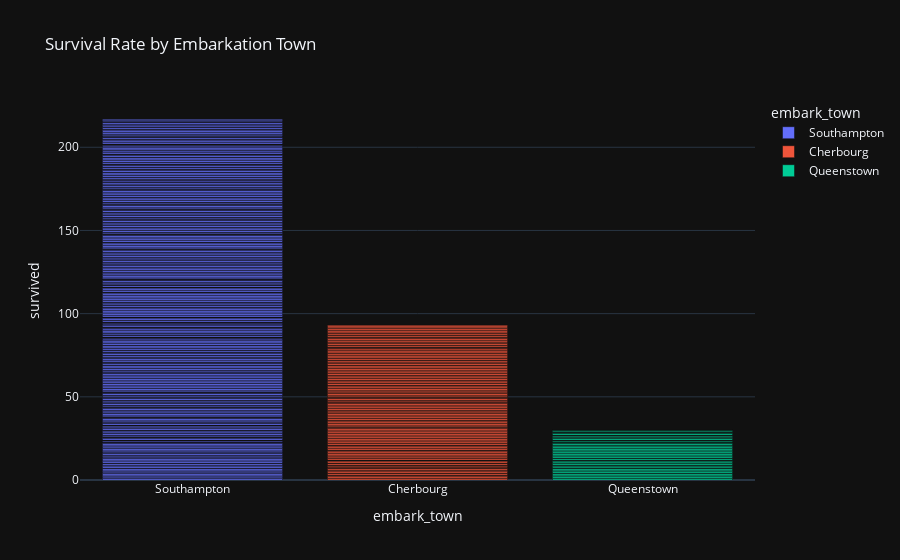

This figure's notebook cell:
### Code cell
px.bar(df, x='embark_town', y='survived', color='embark_town',
       title='Survival Rate by Embarkation Town', template='plotly_dark')

### Figure 1 — Plotly figure (JSON) as saved in the notebook; plotly's stock layout.template omitted (floating-point values rounded to 4 significant figures; data arrays with more than 128 entries replaced by an {"elided": "..."} marker saying what was removed)
{"data": [{"hovertemplate": "embark_town=%{x}<br>survived=%{y}<extra></extra>", "legendgroup": "Southampton", "marker": {"color": "#636efa", "pattern": {"shape": ""}}, "name": "Southampton", "orientation": "v", "showlegend": true, "textposition": "auto", "type": "bar", "x": {"elided": "644 str values"}, "xaxis": "x", "y": {"elided": "644 int values"}, "yaxis": "y"}, {"hovertemplate": "embark_town=%{x}<br>survived=%{y}<extra></extra>", "legendgroup": "Cherbourg", "marker": {"color": "#EF553B", "pattern": {"shape": ""}}, "name": "Cherbourg", "orientation": "v", "showlegend": true, "textposition": "auto", "type": "bar", "x": {"elided": "168 str values"}, "xaxis": "x", "y": {"elided": "168 int values"}, "yaxis": "y"}, {"hovertemplate": "embark_town=%{x}<br>survived=%{y}<extra></extra>", "legendgroup": "Queenstown", "marker": {"color": "#00cc96", "pattern": {"shape": ""}}, "name": "Queenstown", "orientation": "v", "showlegend": true, "textposition": "auto", "type": "bar", "x": ["Queenstown", "Queenstown", "Queenstown", "Queenstown", "Queenstown", "Queenstown", "Queenstown", "Queenstown", "Queenstown", "Queenstown", "Queenstown", "Queenstown", "Queenstown", "Queenstown", "Queenstown", "Queenstown", "Queenstown", "Queenstown", "Queenstown", "Queenstown", "Queenstown", "Queenstown", "Queenstown", "Queenstown", "Queenstown", "Queenstown", "Queenstown", "Queenstown", "Queenstown", "Queenstown", "Queenstown", "Queenstown", "Queenstown", "Queenstown", "Queenstown", "Queenstown", "Queenstown", "Queenstown", "Queenstown", "Queenstown", "Queenstown", "Queenstown", "Queenstown", "Queenstown", "Queenstown", "Queenstown", "Queenstown", "Queenstown", "Queenstown", "Queenstown", "Queenstown", "Queenstown", "Queenstown", "Queenstown", "Queenstown", "Queenstown", "Queenstown", "Queenstown", "Queenstown", "Queenstown", "Queenstown", "Queenstown", "Queenstown", "Queenstown", "Queenstown", "Queenstown", "Queenstown", "Queenstown", "Queenstown", "Queenstown", "Queenstown", "Queenstown", "Queenstown", "Queenstown", "Queenstown", "Queenstown", "Queenstown"], "xaxis": "x", "y": [0, 0, 1, 1, 1, 1, 0, 1, 1, 1, 0, 0, 0, 1, 0, 1, 0, 0, 1, 1, 0, 1, 0, 0, 0, 1, 0, 0, 1, 1, 1, 1, 1, 1, 1, 1, 0, 1, 0, 0, 1, 0, 0, 0, 0, 0, 0, 1, 0, 0, 0, 0, 1, 0, 1, 0, 0, 0, 1, 0, 0, 0, 1, 0, 0, 1, 0, 0, 0, 0, 0, 0, 0, 0, 1, 0, 0], "yaxis": "y"}], "layout": {"barmode": "relative", "legend": {"title": {"text": "embark_town"}, "tracegroupgap": 0}, "title": {"text": "Survival Rate by Embarkation Town"}, "xaxis": {"anchor": "y", "categoryarray": ["Southampton", "Cherbourg", "Queenstown", null], "categoryorder": "array", "domain": [0, 1], "title": {"text": "embark_town"}}, "yaxis": {"anchor": "x", "domain": [0, 1], "title": {"text": "survived"}}}}
